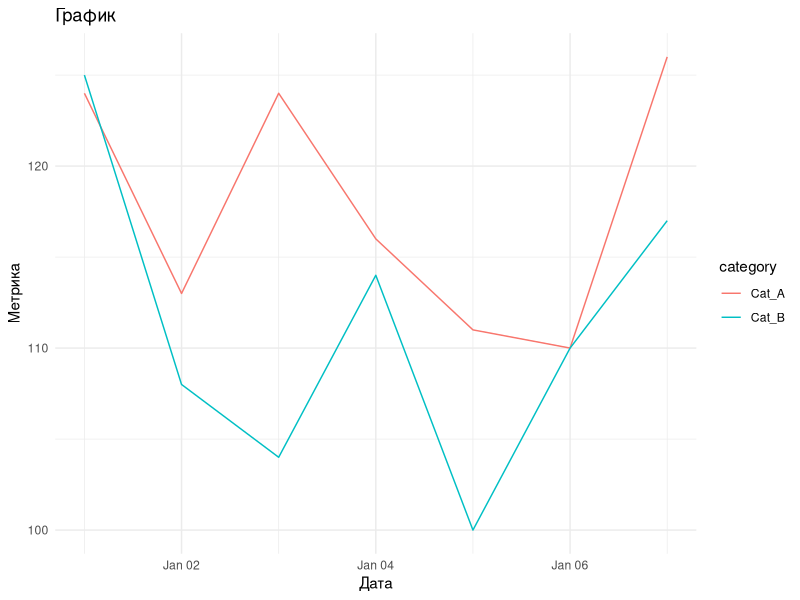

The R script that drew this image:
## ---- chunk 1
library(tidyverse)
## ---- chunk 2
# Создаём датасет
dates <- rep(seq(as.Date("2023-01-01"), length.out = 7, by = "days"), each = 2)
values <- sample(100:130, 14, replace = TRUE)
categories <- rep(c("Cat_A", "Cat_B"), 7)

df <- data.frame(date = dates, 
                 value = values, 
                 category = categories)
## ---- chunk 3
head(df)
## ---- chunk 4
# plot 1
ggplot(df, aes(x = date,
               y = value,
               col = category)) + 
  geom_line() +
  labs(title = "График",
       x = "Дата",
       y = "Метрика") +
  theme_minimal()
